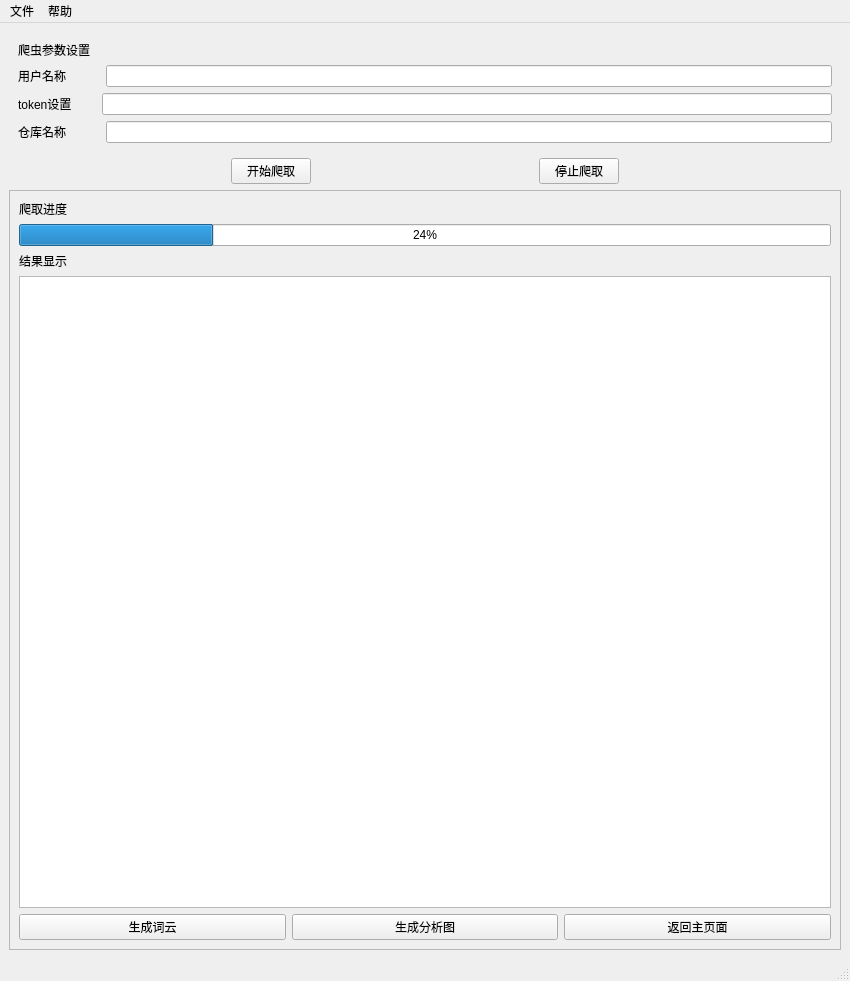
<?xml version="1.0" encoding="UTF-8"?>
<ui version="4.0">
 <class>MainWindow</class>
 <widget class="QMainWindow" name="MainWindow">
  <property name="geometry">
   <rect>
    <x>0</x>
    <y>0</y>
    <width>850</width>
    <height>981</height>
   </rect>
  </property>
  <property name="windowTitle">
   <string>MainWindow</string>
  </property>
  <widget class="QWidget" name="centralwidget">
   <layout class="QVBoxLayout" name="verticalLayout_3">
    <item>
     <widget class="QFrame" name="frame">
      <property name="layoutDirection">
       <enum>Qt::LeftToRight</enum>
      </property>
      <property name="frameShape">
       <enum>QFrame::NoFrame</enum>
      </property>
      <property name="frameShadow">
       <enum>QFrame::Plain</enum>
      </property>
      <property name="lineWidth">
       <number>1</number>
      </property>
      <layout class="QVBoxLayout" name="verticalLayout">
       <item>
        <widget class="QLabel" name="label">
         <property name="frameShape">
          <enum>QFrame::NoFrame</enum>
         </property>
         <property name="text">
          <string>爬虫参数设置</string>
         </property>
        </widget>
       </item>
       <item>
        <layout class="QHBoxLayout" name="horizontalLayout">
         <property name="spacing">
          <number>40</number>
         </property>
         <item>
          <widget class="QLabel" name="label_2">
           <property name="text">
            <string>用户名称</string>
           </property>
          </widget>
         </item>
         <item>
          <widget class="QLineEdit" name="username"/>
         </item>
        </layout>
       </item>
       <item>
        <layout class="QHBoxLayout" name="horizontalLayout_2">
         <property name="spacing">
          <number>30</number>
         </property>
         <item>
          <widget class="QLabel" name="label_3">
           <property name="text">
            <string>token设置</string>
           </property>
          </widget>
         </item>
         <item>
          <widget class="QLineEdit" name="token"/>
         </item>
        </layout>
       </item>
       <item>
        <layout class="QHBoxLayout" name="horizontalLayout_4">
         <property name="spacing">
          <number>40</number>
         </property>
         <item>
          <widget class="QLabel" name="label_6">
           <property name="text">
            <string>仓库名称</string>
           </property>
          </widget>
         </item>
         <item>
          <widget class="QLineEdit" name="repo"/>
         </item>
        </layout>
       </item>
       <item>
        <layout class="QHBoxLayout" name="horizontalLayout_5"/>
       </item>
      </layout>
     </widget>
    </item>
    <item>
     <layout class="QHBoxLayout" name="horizontalLayout_3">
      <item>
       <spacer name="horizontalSpacer_2">
        <property name="orientation">
         <enum>Qt::Horizontal</enum>
        </property>
        <property name="sizeHint" stdset="0">
         <size>
          <width>40</width>
          <height>20</height>
         </size>
        </property>
       </spacer>
      </item>
      <item>
       <widget class="QPushButton" name="start">
        <property name="sizePolicy">
         <sizepolicy hsizetype="Minimum" vsizetype="Fixed">
          <horstretch>0</horstretch>
          <verstretch>0</verstretch>
         </sizepolicy>
        </property>
        <property name="maximumSize">
         <size>
          <width>16777215</width>
          <height>16777215</height>
         </size>
        </property>
        <property name="acceptDrops">
         <bool>false</bool>
        </property>
        <property name="layoutDirection">
         <enum>Qt::LeftToRight</enum>
        </property>
        <property name="text">
         <string>开始爬取</string>
        </property>
       </widget>
      </item>
      <item>
       <spacer name="horizontalSpacer">
        <property name="orientation">
         <enum>Qt::Horizontal</enum>
        </property>
        <property name="sizeHint" stdset="0">
         <size>
          <width>40</width>
          <height>20</height>
         </size>
        </property>
       </spacer>
      </item>
      <item>
       <widget class="QPushButton" name="stop">
        <property name="sizePolicy">
         <sizepolicy hsizetype="Minimum" vsizetype="Fixed">
          <horstretch>0</horstretch>
          <verstretch>0</verstretch>
         </sizepolicy>
        </property>
        <property name="maximumSize">
         <size>
          <width>16777215</width>
          <height>16777215</height>
         </size>
        </property>
        <property name="acceptDrops">
         <bool>false</bool>
        </property>
        <property name="layoutDirection">
         <enum>Qt::LeftToRight</enum>
        </property>
        <property name="text">
         <string>停止爬取</string>
        </property>
       </widget>
      </item>
      <item>
       <spacer name="horizontalSpacer_3">
        <property name="orientation">
         <enum>Qt::Horizontal</enum>
        </property>
        <property name="sizeHint" stdset="0">
         <size>
          <width>40</width>
          <height>20</height>
         </size>
        </property>
       </spacer>
      </item>
     </layout>
    </item>
    <item>
     <widget class="QFrame" name="frame_2">
      <property name="frameShape">
       <enum>QFrame::StyledPanel</enum>
      </property>
      <property name="frameShadow">
       <enum>QFrame::Raised</enum>
      </property>
      <layout class="QVBoxLayout" name="verticalLayout_2">
       <item>
        <widget class="QLabel" name="label_4">
         <property name="text">
          <string>爬取进度</string>
         </property>
        </widget>
       </item>
       <item>
        <widget class="QProgressBar" name="progressBar">
         <property name="value">
          <number>24</number>
         </property>
        </widget>
       </item>
       <item>
        <widget class="QLabel" name="label_5">
         <property name="text">
          <string>结果显示</string>
         </property>
        </widget>
       </item>
       <item>
        <widget class="QListWidget" name="listWidget"/>
       </item>
       <item>
        <layout class="QHBoxLayout" name="horizontalLayout_6">
         <item>
          <widget class="QPushButton" name="generate_cloud">
           <property name="text">
            <string>生成词云</string>
           </property>
          </widget>
         </item>
         <item>
          <widget class="QPushButton" name="generate">
           <property name="text">
            <string>生成分析图</string>
           </property>
          </widget>
         </item>
         <item>
          <widget class="QPushButton" name="back">
           <property name="text">
            <string>返回主页面</string>
           </property>
          </widget>
         </item>
        </layout>
       </item>
      </layout>
     </widget>
    </item>
   </layout>
  </widget>
  <widget class="QMenuBar" name="menubar">
   <property name="geometry">
    <rect>
     <x>0</x>
     <y>0</y>
     <width>850</width>
     <height>30</height>
    </rect>
   </property>
   <widget class="QMenu" name="menu">
    <property name="title">
     <string>文件</string>
    </property>
    <addaction name="actions"/>
   </widget>
   <widget class="QMenu" name="menu_2">
    <property name="title">
     <string>帮助</string>
    </property>
    <addaction name="introduction"/>
   </widget>
   <addaction name="menu"/>
   <addaction name="menu_2"/>
  </widget>
  <widget class="QStatusBar" name="statusbar"/>
  <action name="introduction">
   <property name="text">
    <string>说明</string>
   </property>
  </action>
  <action name="actions">
   <property name="text">
    <string>保存</string>
   </property>
  </action>
 </widget>
 <resources/>
 <connections/>
</ui>
